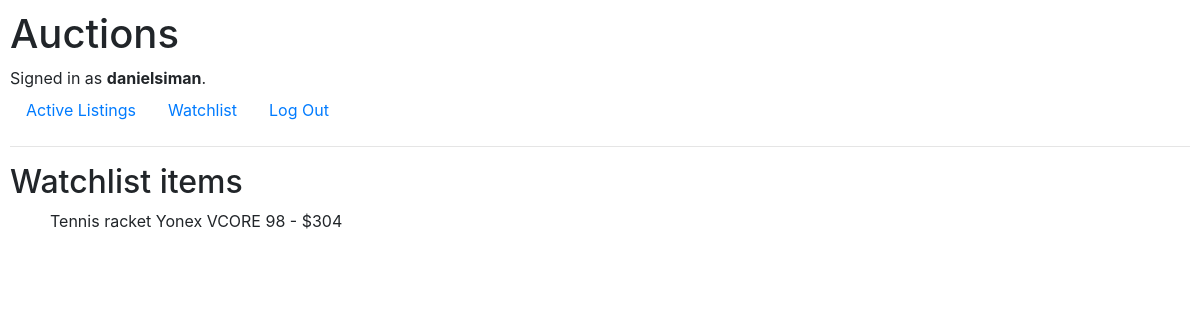
Page /watchlist (signed in) on the earlier database version.
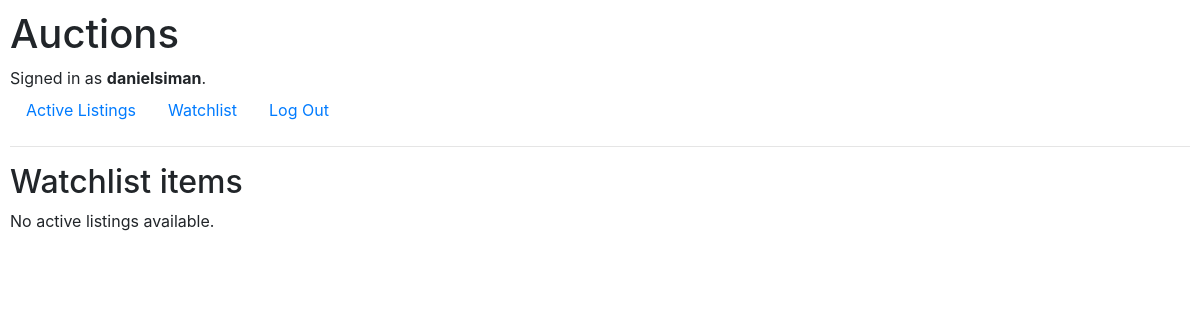
Same page on the later database version.
### auctions/models.py (models this page shows, shortened)
class UserWatchlist(models.Model):
    user = models.ForeignKey(User, on_delete=models.CASCADE, related_name="watchlist")
    listing = models.ForeignKey(AuctionListing, on_delete=models.CASCADE, related_name="watchlisted_by")

class AuctionListing(models.Model):
    title = models.CharField(max_length=64)
    description = models.TextField()
    starting_bid = models.DecimalField(max_digits=10, decimal_places=2)
    image_url = models.URLField(blank=True, null=True, max_length=400)
    created_at = models.DateTimeField(auto_now_add=True)
    is_active = models.BooleanField(default=True)
    owner = models.ForeignKey(User, on_delete=models.CASCADE, related_name="listings")
    category = models.ForeignKey("AuctionCategorie", on_delete=models.SET_NULL, null=True, blank=True, related_name="listings")
    def get_current_price(self):
        bids = self.bids.all()
        if bids:
            return bids.aggregate(Max('amount'))['amount__max']
        return self.starting_bid
    def __str__(self):
        return f"{self.title} - ${self.get_current_price()}"

class Bid(models.Model):
    bidder = models.ForeignKey(User, on_delete=models.CASCADE, related_name="bids")
    listing = models.ForeignKey(AuctionListing, on_delete=models.CASCADE, related_name="bids")
    amount = models.DecimalField(max_digits=10, decimal_places=2)
    created_at = models.DateTimeField(auto_now_add=True)

### auctions/views.py (the view)
# urls.py: path("watchlist", views.user_watchlist_view, name="user_watchlist"),
def user_watchlist_view(request):
    if request.user.is_authenticated:
        user = request.user
        watchlist = user.watchlist.all()
        return render(request, "auctions/watchlist.html", {
            "watchlist": watchlist
        })

### auctions/templates/auctions/watchlist.html
{% extends "auctions/layout.html" %}
{% block body %}
    <h2>Watchlist items</h2>
    {% if watchlist %}
        {% for item in watchlist %}
        <ul>
            {{ item.listing }}
        </ul>
        {% endfor %}
    {% else %}
        <p>No active listings available.</p>
    {% endif %}
{% endblock %}

Differences in the rows shown:
removed UserWatchlist: listing "Tennis racket Yonex VCORE 98 - $304"
Other differences:
text now shown: "No active listings available."
